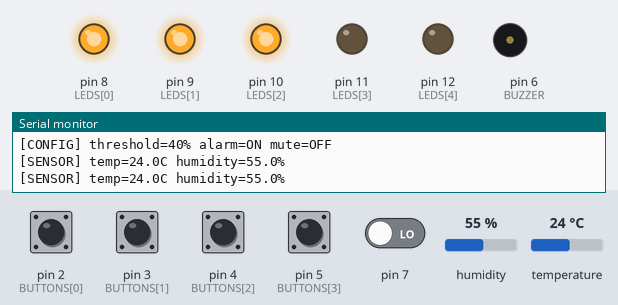
Recording of a sketch running on a simulated Arduino Uno, built with avr-gcc and run on an emulated ATmega328P. Shown: output pins drawn as LEDs (lit = HIGH), buzzer (waves = sounding), the last lines printed to the serial monitor. The inputs (shaded band) are chosen by the test bench; at power-on: pin 2 (BUTTONS[0]), pin 3 (BUTTONS[1]), pin 4 (BUTTONS[2]), pin 5 (BUTTONS[3]) HIGH, pin 7 LOW, humidity 55 %, temperature 24 °C.

Above: at 3.3 s.
3.4 s: humidity set to 22 %
At 5.6 s:
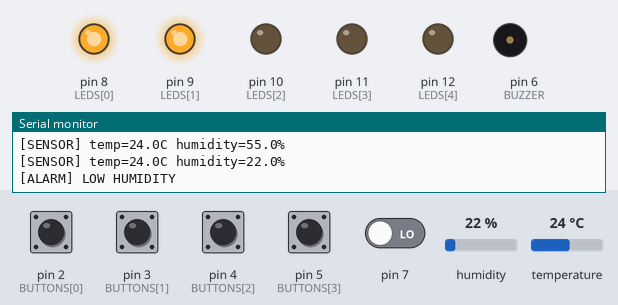
7.6 s: humidity set to 68 %
At 10.7 s:
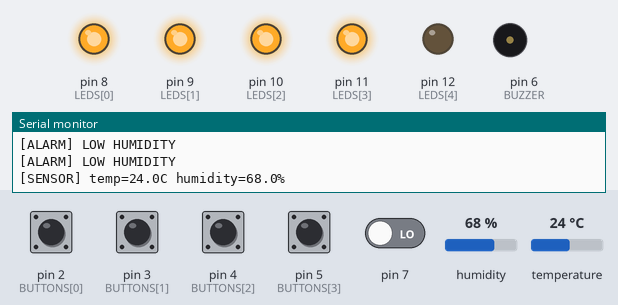
11.5 s: humidity set to 62 %
14.8 s: humidity set to 59 %
At 15.7 s:
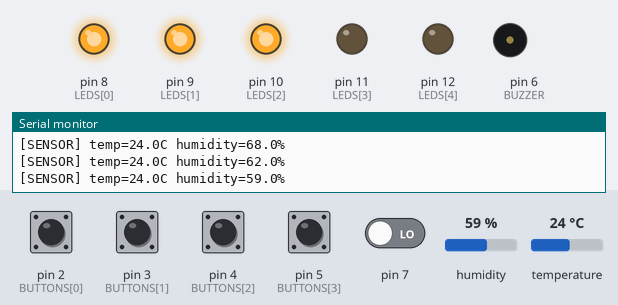
Timing chart, 0 to 17.8 s (numbered marks = the images above; inputs shaded):
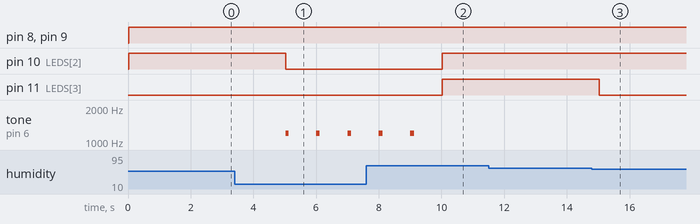

The sketch:

uno_06_dht11_alarm.ino
```cpp
#include <DHT.h>
#include <avr/interrupt.h>

// DHT11 environment alarm: 4 interrupt buttons + 5 LEDs + passive piezo.
// Install "DHT sensor library" and "Adafruit Unified Sensor" by Adafruit.
const uint8_t DHT_PIN = A0;
const uint8_t BUZZER = 6;
const uint8_t BUTTONS[4] = {2, 3, 4, 5};
const uint8_t LEDS[5] = {8, 9, 10, 11, 12};
const uint32_t SAMPLE_MS = 2500;
const uint32_t DEBOUNCE_MS = 35;
DHT dht(DHT_PIN, DHT11);

volatile uint8_t eventBits = 0;
volatile uint8_t oldPortD = 0;
ISR(PCINT2_vect) {
  uint8_t current = PIND;
  uint8_t falling = oldPortD & (uint8_t)~current;
  eventBits |= (falling >> 2) & 0x0F;
  oldPortD = current;
}

bool awaiting[4] = {false, false, false, false};
uint32_t lowAt[4] = {0, 0, 0, 0};
uint32_t lastSample = 0, lastBeep = 0, beepStarted = 0;
bool alarmEnabled = true, muted = false, sensorOk = false;
bool beeping = false;
uint8_t threshold = 40;
float humidity = NAN, temperature = NAN;

uint8_t takeEvents() {
  noInterrupts();
  uint8_t bits = eventBits;
  eventBits = 0;
  interrupts();
  return bits;
}

void printState(const char* reason) {
  Serial.print("[EVENT] "); Serial.println(reason);
  Serial.print("[CONFIG] threshold="); Serial.print(threshold);
  Serial.print("% alarm="); Serial.print(alarmEnabled ? "ON" : "OFF");
  Serial.print(" mute="); Serial.println(muted ? "ON" : "OFF");
}

void stopBeep() {
  noTone(BUZZER);
  beeping = false;
}

void updateLeds() {
  // Five LEDs represent humidity bands: each 20% adds one LED.
  // Reading error: blink all LEDs once per second.
  uint8_t bars = sensorOk ? (uint8_t)constrain((int)ceil(humidity / 20.0f), 0, 5) : 0;
  bool errorBlink = ((millis() / 500UL) % 2UL) == 0;
  for (uint8_t i = 0; i < 5; i++) {
    bool on = sensorOk ? (i < bars) : errorBlink;
    digitalWrite(LEDS[i], on ? HIGH : LOW);
  }
}

void handleButton(uint8_t i) {
  if (i == 0) {
    alarmEnabled = !alarmEnabled;
    if (!alarmEnabled) stopBeep();
    printState("A ALARM TOGGLE");
  } else if (i == 1) {
    threshold = min(90, (int)threshold + 5);
    printState("B THRESHOLD +5");
  } else if (i == 2) {
    threshold = max(20, (int)threshold - 5);
    printState("C THRESHOLD -5");
  } else {
    muted = !muted;
    if (muted) stopBeep();
    printState("D MUTE TOGGLE");
  }
}

void updateButtons(uint32_t now) {
  uint8_t bits = takeEvents();
  for (uint8_t i = 0; i < 4; i++) {
    if (bits & (1U << i)) {
      awaiting[i] = true;
      lowAt[i] = 0;
    }
    if (!awaiting[i]) continue;
    if (digitalRead(BUTTONS[i]) == HIGH) {
      lowAt[i] = 0;
      continue;
    }
    if (lowAt[i] == 0) lowAt[i] = now;
    if ((uint32_t)(now - lowAt[i]) < DEBOUNCE_MS) continue;
    awaiting[i] = false;
    lowAt[i] = 0;
    handleButton(i);
  }
}

void sampleDht(uint32_t now) {
  if ((uint32_t)(now - lastSample) < SAMPLE_MS) return;
  lastSample = now;
  float h = dht.readHumidity();
  float t = dht.readTemperature();

  if (isnan(h) || isnan(t)) {
    sensorOk = false;
    stopBeep();
    Serial.println("[SENSOR] DHT11 read failed - check wiring");
    return;
  }

  humidity = h;
  temperature = t;
  sensorOk = true;
  Serial.print("[SENSOR] temp=");
  Serial.print(temperature, 1);
  Serial.print("C humidity=");
  Serial.print(humidity, 1);
  Serial.println("%");
}

void updateAlarm(uint32_t now) {
  bool dry = sensorOk && alarmEnabled && !muted && humidity < threshold;
  if (!dry) {
    if (beeping) stopBeep();
    return;
  }
  if (beeping) {
    if ((uint32_t)(now - beepStarted) >= 120UL) stopBeep();
  } else if ((uint32_t)(now - lastBeep) >= 1000UL) {
    tone(BUZZER, 1200);
    beepStarted = now;
    lastBeep = now;
    beeping = true;
    Serial.println("[ALARM] LOW HUMIDITY");
  }
}

void setup() {
  Serial.begin(115200);
  for (uint8_t i = 0; i < 4; i++) pinMode(BUTTONS[i], INPUT_PULLUP);
  for (uint8_t i = 0; i < 5; i++) {
    pinMode(LEDS[i], OUTPUT);
    digitalWrite(LEDS[i], LOW);
  }
  pinMode(BUZZER, OUTPUT);
  dht.begin();
  noInterrupts();
  oldPortD = PIND;
  PCMSK2 |= _BV(PCINT18) | _BV(PCINT19) | _BV(PCINT20) | _BV(PCINT21);
  PCIFR |= _BV(PCIF2);
  PCICR |= _BV(PCIE2);
  interrupts();
  lastSample = millis() - SAMPLE_MS;
  Serial.println("DHT11 Alarm A:on/off B:+5 C:-5 D:mute");
  printState("READY");
}

void loop() {
  uint32_t now = millis();
  updateButtons(now);
  sampleDht(now);
  updateAlarm(now);
  updateLeds();
}
```

Measured:
- the behaviour switches between 61 and 60 % on humidity (found by bisection; images 2 and 3)
- after the input at 3.4 s, pin 10 (LEDS[2]): HIGH → LOW after 1.6 s; tone on pin 6 (BUZZER): alternates 1200 Hz for 0.12 s and silent for 0.88 s, starting after 1.6 s
- after the input at 7.6 s, pin 10 (LEDS[2]), pin 11 (LEDS[3]): LOW → HIGH after 2.4 s; tone on pin 6 (BUZZER): goes on until 9.1 s, then stays silent
- after the input at 14.8 s, pin 11 (LEDS[3]): HIGH → LOW after 0.23 s
